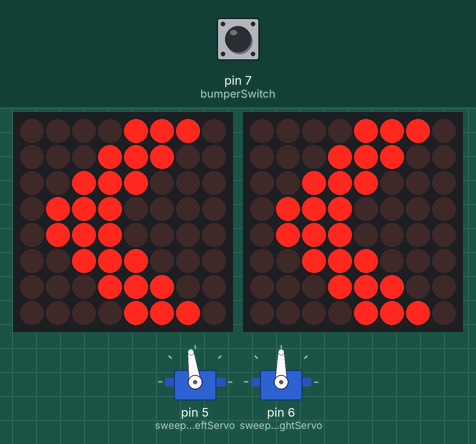
Simulated run of this sketch. Board: Arduino Uno, built with avr-gcc and run on an emulated ATmega328P. On the bench: 2 × 8×8 LED matrix, 2 × servo. The test bench sets the inputs (shaded band); at power-on: pin 7 (bumperSwitch) LOW.

Above: at 1.2 s.
1.3 s: pin 7 (bumperSwitch) pulled HIGH for 0.15 s
At 1.7 s:
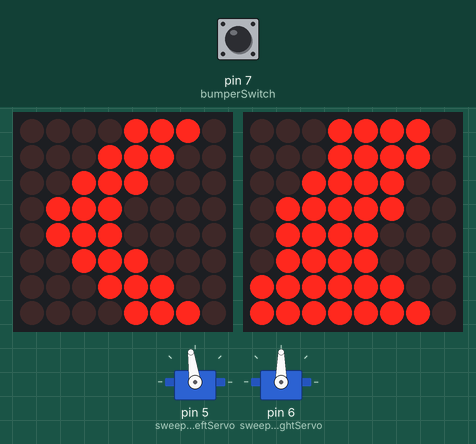
2.9 s: pin 7 (bumperSwitch) pulled HIGH for 3.2 s
At 3.6 s:
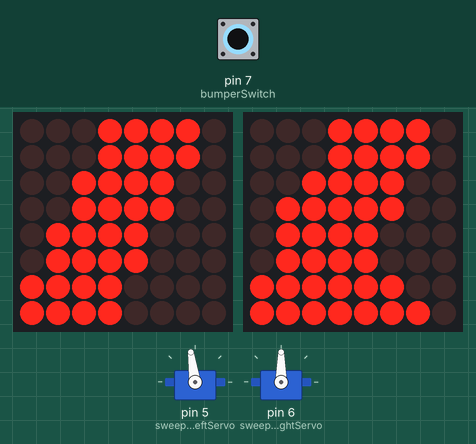
Timing chart, 0 to 5.9 s (numbered marks = the images above; inputs shaded):
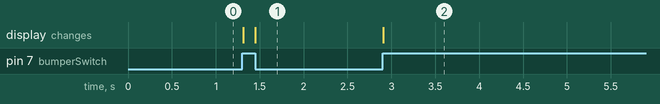

The sketch:

sweeperRobot.ino
```cpp
#include <Wire.h>
#include <Adafruit_GFX.h>
#include "Adafruit_LEDBackpack.h"
#include <Servo.h>

Adafruit_8x8matrix sweeperEyeLeft = Adafruit_8x8matrix();
Adafruit_8x8matrix sweeperEyeRight = Adafruit_8x8matrix();
#define bumperSwitch 7
#define servoLeftPin 5
#define servoRightPin 6
Servo sweeperLeftServo;
Servo sweeperRightServo;

void setup() {
  // put your setup code here, to run once:
  Serial.begin(9600);
  sweeperEyeLeft.begin(0x70);
  sweeperEyeRight.begin(0x70);
  pinMode(bumperSwitch,INPUT);
  sweeperLeftServo.attach(5);
  sweeperRightServo.attach(6);

  //Counter clockwise
  sweeperLeftServo.writeMicroseconds(1550);
}

static const uint8_t PROGMEM
  smile_bmp[] =
  { B00111100,
    B01000010,
    B10100101,
    B10000001,
    B10100101,
    B10011001,
    B01000010,
    B00111100 },
  neutral_bmp[] =
  { B00111100,
    B01000010,
    B10100101,
    B10000001,
    B10111101,
    B10000001,
    B01000010,
    B00111100 },
  happy_bmp[] =
  { B00001110,
    B00011100,
    B00111000,
    B01110000,
    B01110000,
    B00111000,
    B00011100,
    B00001110 },
  angry_bmp[] =
  { B00011110,
    B00011110,
    B00111100,
    B00111100,
    B01111000,
    B01111000,
    B11110000,
    B11110000 };

void loop() {
  // put your main code here, to run repeatedly:
  sweeperEyeLeft.clear();
  if(digitalRead(bumperSwitch))
  {
    sweeperEyeLeft.drawBitmap(0,0,angry_bmp,8,8,LED_ON);
    sweeperEyeLeft.writeDisplay();
    sweeperEyeRight.drawBitmap(0,0,angry_bmp,8,8,LED_ON);
    sweeperEyeRight.writeDisplay();
    //delay(1000);
  }
  else if(!digitalRead(bumperSwitch))
  {
    sweeperEyeLeft.drawBitmap(0,0,happy_bmp,8,8,LED_ON);
    sweeperEyeLeft.writeDisplay();
    sweeperEyeRight.drawBitmap(0,0,happy_bmp,8,8,LED_ON);
    sweeperEyeRight.writeDisplay();


   // delay(1000);
  }
  else
  {
    sweeperEyeLeft.clear();
    sweeperEyeLeft.writeDisplay();
  }
}
```

Measured:
- after the input at 1.3 s, the display: first changes at once (image 1 shows a later state)
- after the input at 2.9 s, the display: changes at once (image 2)
